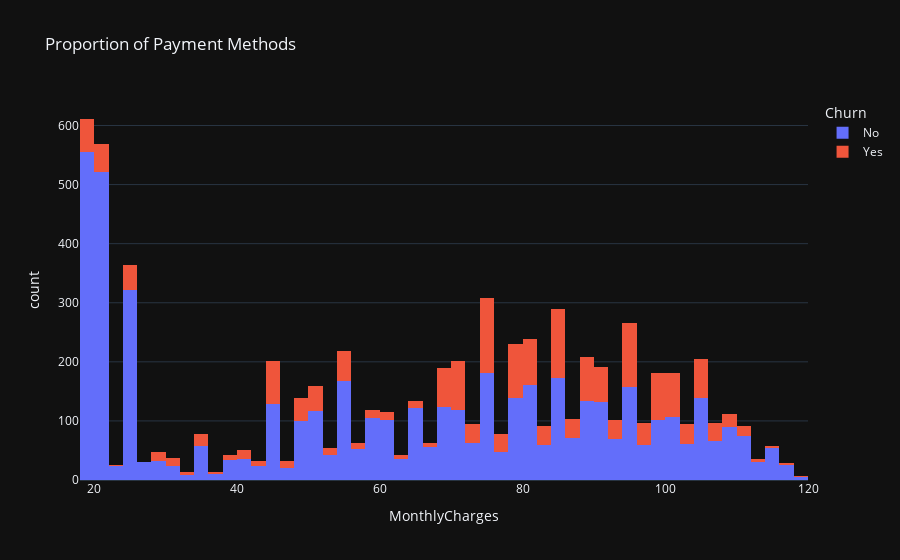

Source (notebook cell):
### Markdown cell above
- But among all Electronic check is default!
- So, customers who churn are more likely to have Electronic check as payment method!

### Code cell
px.histogram(
    clean_data, x="MonthlyCharges", title="Proportion of Payment Methods", color="Churn"
)

### Figure 1 — Plotly figure (JSON) as saved in the notebook; plotly's stock layout.template omitted (floating-point values rounded to 4 significant figures; data arrays with more than 128 entries replaced by an {"elided": "..."} marker saying what was removed)
{"data": [{"alignmentgroup": "True", "bingroup": "x", "hovertemplate": "Churn=No<br>MonthlyCharges=%{x}<br>count=%{y}<extra></extra>", "legendgroup": "No", "marker": {"color": "#636efa", "pattern": {"shape": ""}}, "name": "No", "offsetgroup": "No", "orientation": "v", "showlegend": true, "type": "histogram", "x": {"elided": "5163 float values"}, "xaxis": "x", "yaxis": "y"}, {"alignmentgroup": "True", "bingroup": "x", "hovertemplate": "Churn=Yes<br>MonthlyCharges=%{x}<br>count=%{y}<extra></extra>", "legendgroup": "Yes", "marker": {"color": "#EF553B", "pattern": {"shape": ""}}, "name": "Yes", "offsetgroup": "Yes", "orientation": "v", "showlegend": true, "type": "histogram", "x": {"elided": "1869 float values"}, "xaxis": "x", "yaxis": "y"}], "layout": {"barmode": "relative", "legend": {"title": {"text": "Churn"}, "tracegroupgap": 0}, "title": {"text": "Proportion of Payment Methods"}, "xaxis": {"anchor": "y", "domain": [0, 1], "title": {"text": "MonthlyCharges"}}, "yaxis": {"anchor": "x", "domain": [0, 1], "title": {"text": "count"}}}}
